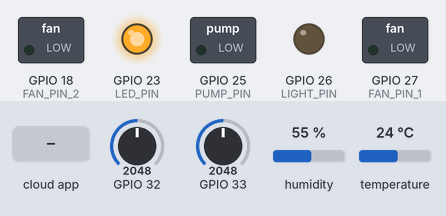
The sketch below on a simulated ESP32. Shown: switched loads named in the sketch (green lamp = pin HIGH), output pins drawn as LEDs (lit = HIGH). The test bench sets the inputs (shaded band); at power-on: GPIO 32 = 2048, GPIO 33 = 2048, humidity 55 %, temperature 24 °C. WiFi joins after 1.5 s; servers stay silent unless stated; uploads are accepted with an empty reply; the local clock reads 2024-03-15 10:24:30 at power-on unless the sketch sets it; no MQTT or app messages arrive unless stated; not simulated (calls return 0 or success): secrets.h; what the sketch prints to the serial monitor is not drawn.

Above: at 5.9 s.
6.0 s: the phone or cloud app sets group-1.actuator-status to ON
At 8.0 s:
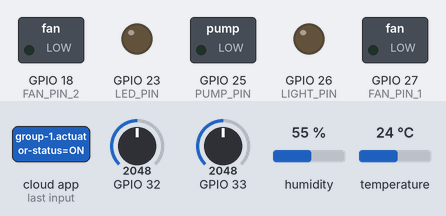
At 13.7 s:
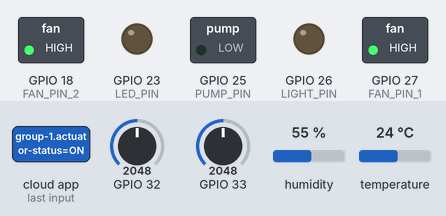
Timing chart, 0 to 45.5 s (numbered marks = the images above; inputs shaded):
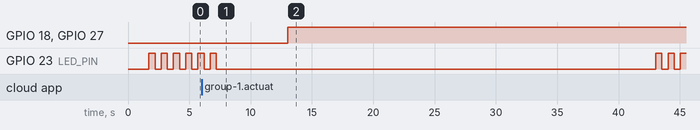

The sketch:

main.ino
```cpp
#include <WiFi.h>
#include "SensorModule.h"
#include "ActuatorModule.h"
#include <PubSubClient.h>
#include <ArduinoJson.h>
#include <Adafruit_MQTT.h>
#include <Adafruit_MQTT_Client.h>
#include "MqttModule.h"
#include "RESTClient.h"
#include "secrets.h"

// Zone ID
const String zoneId = "zone1";

// WIFI Configuration
const char* SSID = "Cynex@2.4GHz";
const char* PASSWORD = "cyber@cynex";
const String SERVER_URL = "https://test-server-owq2.onrender.com";
const String USER_ID = "5ZyZcYb6wpdlObgeJiaGZ0ydMbW2";

// Adafruit IO MQTT server info
#define MQTT_SERVER "io.adafruit.com"
#define MQTT_PORT 1883
#define MQTT_USERNAME "SmartGrow"
#define MQTT_KEYS ""

// Actuator PIN
const int PUMP_PIN = 25;
const int FAN_PIN_1 = 27;
const int FAN_PIN_2 = 18;
const int LIGHT_PIN = 26;
const int LED_PIN = 23;

float min_moisture;
float min_temperature;
float min_light;
float min_airQuality;
float max_moisture;
float max_temperature;
float max_light;
float max_airQuality;

// WiFi & MQTT Clients
WiFiClient wifiClient;
Adafruit_MQTT_Client mqtt(&wifiClient, MQTT_SERVER, MQTT_PORT, MQTT_USERNAME, MQTT_KEYS);

// MQTT Publish and Subscribe feeds
Adafruit_MQTT_Publish publishFeed = Adafruit_MQTT_Publish(&mqtt, MQTT_USERNAME "/feeds/group-1.actuator-status");
Adafruit_MQTT_Publish feedbackFeed = Adafruit_MQTT_Publish(&mqtt, MQTT_USERNAME "/feeds/group-1.actuator-feedback");
Adafruit_MQTT_Subscribe subscribeFeed = Adafruit_MQTT_Subscribe(&mqtt, MQTT_USERNAME "/feeds/group-1.actuator-status");

// Initialize RESTClient
RESTClient restClient(SERVER_URL, true);

// Declare pointer to SensorModule
SensorModule* sensor;

// Actuator Setup ActuatorModule(PUMP_PIN,FAN_PIN,LIGHT_PIN)
ActuatorModule actuator(PUMP_PIN, FAN_PIN_1, FAN_PIN_2, LIGHT_PIN, &publishFeed, &feedbackFeed, &subscribeFeed);
std::vector<PlantData> plants;

void connectToWiFi()
{
  Serial.print("Connecting to WiFi");
  WiFi.begin(SSID, PASSWORD);
  while (WiFi.status() != WL_CONNECTED) {
    Serial.print(".");
    delay(500);
  }
  Serial.println("\nWiFi connected!");
}

// edge control
void evaluateSensorsAndTrigger()
{
  int lightValue = sensor->readLightLevel();
  int airQualityValue = sensor->readAirQuality();
  int tempValue = sensor->readTemperature();

  bool lightBelow = sensor->checkAndTrigger("Light", lightValue, max_light);
  bool airQualityBelow = sensor->checkAndTrigger("Air Quality", airQualityValue, max_airQuality);
  bool tempBelow = sensor->checkAndTrigger("Temperature", tempValue, max_temperature);

  if (lightBelow)
  {
    Serial.println("Light out of range! Activate actuator.");
    actuator.setLight(true, true);
  } else
  {
    Serial.println("Light normal. Turning off grow light.");
    actuator.setLight(false, true);
  }

  if (airQualityBelow)
  {
    Serial.println("Air quality bad! Activate actuator.");
    actuator.setFan(true, true);
  } else
  {
    Serial.println("Air quality normal! Turning off actuator.");
    actuator.setFan(false, true);
  }

  if (!tempBelow)
  {
    Serial.println("Temperature too high! Activate fan.");
    actuator.setFan(true, true);
  } else
  {
    actuator.setFan(false, true);
    Serial.println("Temperature normal. Turning off fan.");
  }
}

void setup()
{
  pinMode(LED_PIN, OUTPUT);
  Serial.begin(115200);
  connectToWiFi();
  mqtt.subscribe(&subscribeFeed);
  actuator.begin();

  plants = restClient.getPlantsByZone(zoneId);

  std::vector<uint8_t> soilPins;
  for (const auto& plant : plants)
  {
    soilPins.push_back(plant.moisturePin);
  }

  // Create sensor module with the dynamically built pins
  sensor = new SensorModule(DHT_PIN, DHT_TYPE, soilPins.data(), soilPins.size());
  sensor->begin();
  for (size_t i = 0; i < plants.size(); ++i)
  {
    sensor->addPlant(i, plants[i].moisturePin, plants[i].plantId);
  }

  if(plants.size() > 0)
  {
    max_moisture = plants[0].max_moisture;
    max_temperature = plants[0].max_temperature;
    max_light = plants[0].max_light;
    max_airQuality = plants[0].max_airQuality;
    for (const auto& p : plants) {
      Serial.println("Plant ID: " + p.plantId);
      Serial.print("Moisture pin: ");
      Serial.println(p.moisturePin);
      Serial.print("Moisture Threshold: ");
      Serial.print(p.min_moisture);
      Serial.print(" - ");
      Serial.println(p.max_moisture);
      Serial.print("Temperature Threshold: ");
      Serial.print(p.min_temperature);
      Serial.print(" - ");
      Serial.println(p.max_temperature);
      Serial.print("Light Threshold: ");
      Serial.print(p.min_light);
      Serial.print(" - ");
      Serial.println(p.max_light);
      Serial.print("Air Quality Threshold: ");
      Serial.print(p.min_airQuality);
      Serial.print(" - ");
      Serial.println(p.max_airQuality);
      Serial.println();
    }
  }

  for(int i = 0; i < 3 ; i++)
  {
    digitalWrite(LED_PIN, HIGH);
    delay(500);
    digitalWrite(LED_PIN, LOW);
    delay(500);
  }
}

void loop() {
  for(int i = 0; i < 3 ; i++)
  {
    digitalWrite(LED_PIN, HIGH);
    delay(500);
    digitalWrite(LED_PIN, LOW);
    delay(500);
  }
  if (!mqtt.connected())
  {
    MqttModule::connectToMqtt(mqtt);
  }

  // Check for any incoming messages
  Adafruit_MQTT_Subscribe* subscription;
  while ((subscription = mqtt.readSubscription(5000)))
  {
    if (subscription == &subscribeFeed) {
      String jsonStr = (char*)subscribeFeed.lastread;
      Serial.println("Received JSON: " + jsonStr);
      actuator.callback(subscription);  // Handle MQTT message
    }
  }

  // === 🌱 Build soilMoistureByPin vector ===
  std::vector<std::pair<int, float>> soilMoistureByPin;
  for (int i = 0; i < plants.size(); ++i)
  {
    float moisture = sensor->readSoilMoisture(sensor->plants[i].soilPin);
    soilMoistureByPin.push_back(std::make_pair(sensor->plants[i].soilPin, moisture));
  }

  // === 🕒 Get timestamp ===
  String timestamp = sensor->getISO8601Time();

  // === ☁️ Send all sensor data to cloud ===
  restClient.sendZoneSensorData(
    zoneId,
    sensor->readTemperature(),
    sensor->readHumidity(),
    sensor->readLightLevel(),
    sensor->readAirQuality(),
    soilMoistureByPin,
    USER_ID,
    timestamp);

  evaluateSensorsAndTrigger();

  if (digitalRead(PUMP_PIN) == HIGH)
  {
    Serial.println("[CHECK] Pump is currently ON MANUALLY. Waiting 5 seconds...");

    // Now check soil condition again
    if (sensor->shouldWater(plants))
    {
      Serial.println("[CHECK] Still needs water. Keeping pump ON.");
    } else
    {
      Serial.println("[CHECK] Moisture OK now. Turning pump OFF.");
      actuator.setPump(false, true);
    }
  } else if (sensor->shouldWater(plants))
  {
    Serial.println("[PUMP] Watering needed → ON");
    actuator.setPump(true, true);
    // Keep checking every 5 seconds (adjust if needed)
    int i = 0;
    while (sensor->shouldWater(plants) && i < 3)
    {
      Serial.println("[PUMP] Still dry... continuing watering");
      delay(5000);  // Wait 5s before rechecking moisture
      i = i + 1;
    }

    // Moisture OK now — stop pump
    Serial.println("[PUMP] Moisture OK → STOP WATERING");
    actuator.setPump(false, true);
  } else
  {
    Serial.println("[PUMP] Moisture OK → OFF");
    actuator.setPump(false, true);
  }

  delay(30000);  // Wait 30s before next loop
}
```
